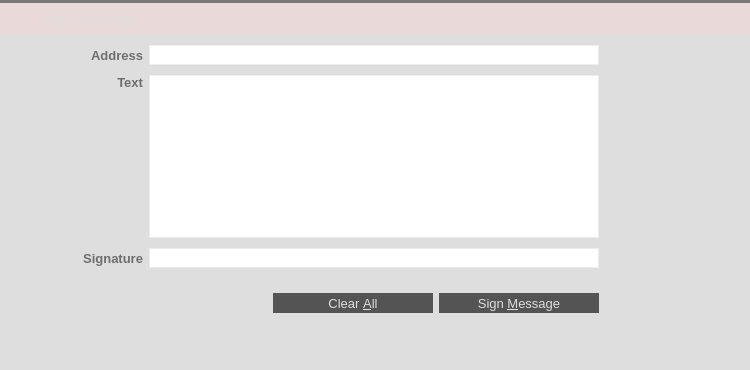
<?xml version="1.0" encoding="UTF-8"?>
<ui version="4.0">
 <class>SignMessagePage</class>
 <widget class="QWidget" name="SignMessagePage">
  <property name="geometry">
   <rect>
    <x>0</x>
    <y>0</y>
    <width>750</width>
    <height>370</height>
   </rect>
  </property>
  <property name="palette">
   <palette>
    <active>
     <colorrole role="Button">
      <brush brushstyle="SolidPattern">
       <color alpha="255">
        <red>233</red>
        <green>217</green>
        <blue>216</blue>
       </color>
      </brush>
     </colorrole>
     <colorrole role="Base">
      <brush brushstyle="SolidPattern">
       <color alpha="255">
        <red>233</red>
        <green>217</green>
        <blue>216</blue>
       </color>
      </brush>
     </colorrole>
     <colorrole role="Window">
      <brush brushstyle="SolidPattern">
       <color alpha="255">
        <red>233</red>
        <green>217</green>
        <blue>216</blue>
       </color>
      </brush>
     </colorrole>
     <colorrole role="Highlight">
      <brush brushstyle="SolidPattern">
       <color alpha="255">
        <red>235</red>
        <green>235</green>
        <blue>235</blue>
       </color>
      </brush>
     </colorrole>
     <colorrole role="HighlightedText">
      <brush brushstyle="SolidPattern">
       <color alpha="255">
        <red>171</red>
        <green>127</green>
        <blue>130</blue>
       </color>
      </brush>
     </colorrole>
    </active>
    <inactive>
     <colorrole role="Button">
      <brush brushstyle="SolidPattern">
       <color alpha="255">
        <red>233</red>
        <green>217</green>
        <blue>216</blue>
       </color>
      </brush>
     </colorrole>
     <colorrole role="Base">
      <brush brushstyle="SolidPattern">
       <color alpha="255">
        <red>233</red>
        <green>217</green>
        <blue>216</blue>
       </color>
      </brush>
     </colorrole>
     <colorrole role="Window">
      <brush brushstyle="SolidPattern">
       <color alpha="255">
        <red>233</red>
        <green>217</green>
        <blue>216</blue>
       </color>
      </brush>
     </colorrole>
     <colorrole role="Highlight">
      <brush brushstyle="SolidPattern">
       <color alpha="255">
        <red>235</red>
        <green>235</green>
        <blue>235</blue>
       </color>
      </brush>
     </colorrole>
     <colorrole role="HighlightedText">
      <brush brushstyle="SolidPattern">
       <color alpha="255">
        <red>171</red>
        <green>127</green>
        <blue>130</blue>
       </color>
      </brush>
     </colorrole>
    </inactive>
    <disabled>
     <colorrole role="Button">
      <brush brushstyle="SolidPattern">
       <color alpha="255">
        <red>233</red>
        <green>217</green>
        <blue>216</blue>
       </color>
      </brush>
     </colorrole>
     <colorrole role="Base">
      <brush brushstyle="SolidPattern">
       <color alpha="255">
        <red>233</red>
        <green>217</green>
        <blue>216</blue>
       </color>
      </brush>
     </colorrole>
     <colorrole role="Window">
      <brush brushstyle="SolidPattern">
       <color alpha="255">
        <red>233</red>
        <green>217</green>
        <blue>216</blue>
       </color>
      </brush>
     </colorrole>
     <colorrole role="Highlight">
      <brush brushstyle="SolidPattern">
       <color alpha="255">
        <red>240</red>
        <green>240</green>
        <blue>240</blue>
       </color>
      </brush>
     </colorrole>
     <colorrole role="HighlightedText">
      <brush brushstyle="SolidPattern">
       <color alpha="255">
        <red>171</red>
        <green>127</green>
        <blue>130</blue>
       </color>
      </brush>
     </colorrole>
    </disabled>
   </palette>
  </property>
  <property name="windowTitle">
   <string>Form</string>
  </property>
  <property name="styleSheet">
   <string notr="true">QLineEdit {
	border: 1px solid #ededed;
}
</string>
  </property>
  <layout class="QVBoxLayout" name="verticalLayout_4">
   <property name="spacing">
    <number>0</number>
   </property>
   <property name="margin">
    <number>0</number>
   </property>
   <item>
    <widget class="Line" name="lineBeforeAddressBook_3">
     <property name="styleSheet">
      <string notr="true">background-color: #787878;</string>
     </property>
     <property name="frameShadow">
      <enum>QFrame::Raised</enum>
     </property>
     <property name="lineWidth">
      <number>0</number>
     </property>
     <property name="orientation">
      <enum>Qt::Horizontal</enum>
     </property>
    </widget>
   </item>
   <item>
    <widget class="QWidget" name="wHeader" native="true">
     <property name="minimumSize">
      <size>
       <width>0</width>
       <height>32</height>
      </size>
     </property>
     <property name="maximumSize">
      <size>
       <width>16777215</width>
       <height>32</height>
      </size>
     </property>
     <property name="is_header" stdset="0">
      <bool>true</bool>
     </property>
     <layout class="QHBoxLayout" name="horizontalLayout_20">
      <property name="margin">
       <number>0</number>
      </property>
      <item>
       <spacer name="horizontalSpacer_28">
        <property name="orientation">
         <enum>Qt::Horizontal</enum>
        </property>
        <property name="sizeType">
         <enum>QSizePolicy::Fixed</enum>
        </property>
        <property name="sizeHint" stdset="0">
         <size>
          <width>7</width>
          <height>20</height>
         </size>
        </property>
       </spacer>
      </item>
      <item>
       <widget class="QLabel" name="label_37">
        <property name="sizePolicy">
         <sizepolicy hsizetype="Preferred" vsizetype="Preferred">
          <horstretch>0</horstretch>
          <verstretch>0</verstretch>
         </sizepolicy>
        </property>
        <property name="minimumSize">
         <size>
          <width>30</width>
          <height>30</height>
         </size>
        </property>
        <property name="maximumSize">
         <size>
          <width>30</width>
          <height>30</height>
         </size>
        </property>
        <property name="text">
         <string/>
        </property>
        <property name="pixmap">
         <pixmap resource="../res.qrc">:/res/sign_message_icon.png</pixmap>
        </property>
       </widget>
      </item>
      <item>
       <widget class="QLabel" name="label_38">
        <property name="font">
         <font>
          <pointsize>11</pointsize>
          <stylestrategy>PreferAntialias</stylestrategy>
         </font>
        </property>
        <property name="styleSheet">
         <string notr="true">QLabel {
	color: #DEDEDE;
}</string>
        </property>
        <property name="text">
         <string>Sign Message</string>
        </property>
        <property name="buddy">
         <cstring></cstring>
        </property>
       </widget>
      </item>
     </layout>
    </widget>
   </item>
   <item>
    <widget class="QWidget" name="wContainer" native="true">
     <property name="styleSheet">
      <string notr="true">#wContainer {
	background-color: #DEDEDE;
}</string>
     </property>
     <layout class="QVBoxLayout" name="verticalLayout_2">
      <property name="spacing">
       <number>0</number>
      </property>
      <property name="margin">
       <number>0</number>
      </property>
      <item>
       <layout class="QHBoxLayout" name="horizontalLayout" stretch="1,7,1">
        <property name="spacing">
         <number>0</number>
        </property>
        <item>
         <spacer name="horizontalSpacer_29">
          <property name="orientation">
           <enum>Qt::Horizontal</enum>
          </property>
          <property name="sizeHint" stdset="0">
           <size>
            <width>136</width>
            <height>216</height>
           </size>
          </property>
         </spacer>
        </item>
        <item>
         <layout class="QVBoxLayout" name="verticalLayout_3">
          <property name="topMargin">
           <number>0</number>
          </property>
          <item>
         <layout class="QGridLayout" name="gridLayout_5">
            <property name="topMargin">
             <number>6</number>
            </property>
            <property name="bottomMargin">
             <number>3</number>
            </property>
          <property name="spacing">
           <number>6</number>
          </property>
          <item row="2" column="0">
           <widget class="QLabel" name="label_40">
            <property name="font">
             <font>
              <pointsize>10</pointsize>
              <weight>75</weight>
              <bold>true</bold>
             </font>
            </property>
            <property name="styleSheet">
             <string notr="true">QLabel {
	color: #6E6E6E;
}</string>
            </property>
            <property name="text">
             <string>Signature</string>
            </property>
            <property name="alignment">
             <set>Qt::AlignRight|Qt::AlignTrailing|Qt::AlignVCenter</set>
            </property>
            <property name="margin">
             <number>5</number>
            </property>
           </widget>
          </item>
            <item row="0" column="3">
             <widget class="QPushButton" name="addressBookButton_SM">
            <property name="minimumSize">
             <size>
              <width>28</width>
              <height>28</height>
             </size>
            </property>
            <property name="maximumSize">
             <size>
              <width>28</width>
              <height>28</height>
             </size>
            </property>
            <property name="toolTip">
               <string>Choose an address from the address book</string>
            </property>
            <property name="styleSheet">
             <string notr="true">QPushButton {
	border: 0px solid gray;
	image: url(:/res/addressbook/normal.png);	
}

QPushButton:!enabled {
	image: url(:/res/addressbook/disabled.png);
}

QPushButton:pressed:flat {
	image: url(:/res/addressbook/pressed.png);
}

QPushButton:hover {
	image: url(:/res/addressbook/hover.png);
}</string>
            </property>
              <property name="shortcut">
               <string>Alt+A</string>
            </property>
            <property name="flat">
             <bool>true</bool>
            </property>
           </widget>
          </item>
          <item row="0" column="2">
           <widget class="QPushButton" name="pasteButton_SM">
            <property name="minimumSize">
             <size>
              <width>28</width>
              <height>28</height>
             </size>
            </property>
            <property name="maximumSize">
             <size>
              <width>28</width>
              <height>28</height>
             </size>
            </property>
            <property name="toolTip">
             <string>Paste address from clipboard</string>
            </property>
            <property name="styleSheet">
             <string notr="true">QPushButton {
	border: 0px solid gray;
	image: url(:/res/paste/normal.png);	
}

QPushButton:!enabled {
	image: url(:/res/paste/disabled.png);
}

QPushButton:pressed:flat {
	image: url(:/res/paste/pressed.png);
}

QPushButton:hover {
	image: url(:/res/paste/hover.png);
}</string>
            </property>
            <property name="shortcut">
             <string>Alt+P</string>
            </property>
            <property name="flat">
             <bool>true</bool>
            </property>
           </widget>
          </item>
            <item row="0" column="0">
             <widget class="QLabel" name="label_39">
              <property name="font">
               <font>
                <pointsize>10</pointsize>
                <weight>75</weight>
                <bold>true</bold>
               </font>
              </property>
              <property name="styleSheet">
               <string notr="true">QLabel {
	color: #6E6E6E;
}</string>
              </property>
              <property name="text">
               <string>Address</string>
              </property>
              <property name="alignment">
               <set>Qt::AlignRight|Qt::AlignTrailing|Qt::AlignVCenter</set>
              </property>
              <property name="margin">
               <number>5</number>
              </property>
             </widget>
            </item>
            <item row="0" column="1">
             <widget class="QValidatedLineEdit" name="addressIn_SM">
              <property name="minimumSize">
               <size>
                <width>0</width>
                <height>20</height>
               </size>
              </property>
              <property name="font">
               <font>
                <pointsize>10</pointsize>
               </font>
              </property>
              <property name="toolTip">
               <string>The address to sign the message with (e.g. TxX4eiag9jJgTHD1VXjvLCEnZuQ3rJDE9L)</string>
              </property>
              <property name="maxLength">
               <number>34</number>
              </property>
             </widget>
            </item>
            <item row="1" column="0">
             <widget class="QLabel" name="label_41">
              <property name="font">
               <font>
                <pointsize>10</pointsize>
                <weight>75</weight>
                <bold>true</bold>
               </font>
              </property>
              <property name="styleSheet">
               <string notr="true">QLabel {
	color: #6E6E6E;
}</string>
              </property>
              <property name="text">
               <string>Text</string>
              </property>
              <property name="alignment">
               <set>Qt::AlignRight|Qt::AlignTop|Qt::AlignTrailing</set>
              </property>
              <property name="margin">
               <number>5</number>
              </property>
             </widget>
            </item>
            <item row="1" column="1">
             <widget class="QPlainTextEdit" name="messageIn_SM">
              <property name="font">
               <font>
                <pointsize>10</pointsize>
               </font>
              </property>
              <property name="toolTip">
               <string>Enter the message you want to sign here</string>
              </property>
              <property name="styleSheet">
               <string notr="true">QPlainTextEdit {
	border: 1px solid #ededed;
}</string>
              </property>
              <property name="plainText">
               <string/>
              </property>
              <property name="backgroundVisible">
               <bool>false</bool>
              </property>
             </widget>
            </item>
            <item row="2" column="2">
             <widget class="QPushButton" name="copySignatureButton_SM">
              <property name="minimumSize">
               <size>
                <width>28</width>
                <height>28</height>
               </size>
              </property>
              <property name="maximumSize">
               <size>
                <width>28</width>
                <height>28</height>
               </size>
              </property>
              <property name="toolTip">
               <string>Copy the current signature to the system clipboard</string>
              </property>
              <property name="styleSheet">
               <string notr="true">QPushButton {
	border: 0px solid gray;
	image: url(:/res/copy/normal.png);
}

QPushButton:pressed:flat {
	image: url(:/res/copy/pressed.png);
}

QPushButton:hover {
	image: url(:/res/copy/hover.png);
}</string>
              </property>
              <property name="text">
               <string/>
              </property>
              <property name="flat">
               <bool>true</bool>
              </property>
             </widget>
            </item>
          <item row="2" column="1">
           <widget class="QLineEdit" name="signatureOut_SM">
            <property name="minimumSize">
             <size>
              <width>0</width>
              <height>20</height>
             </size>
            </property>
            <property name="font">
             <font>
              <pointsize>10</pointsize>
             </font>
            </property>
            <property name="readOnly">
             <bool>true</bool>
            </property>
           </widget>
          </item>
           </layout>
          </item>
          <item>
           <widget class="QLabel" name="statusLabel_SM">
            <property name="font">
             <font>
              <pointsize>10</pointsize>
              <weight>75</weight>
              <bold>true</bold>
             </font>
            </property>
            <property name="text">
             <string/>
            </property>
            <property name="alignment">
             <set>Qt::AlignCenter</set>
            </property>
            <property name="wordWrap">
             <bool>true</bool>
            </property>
           </widget>
          </item>
          <item>
           <widget class="QWidget" name="wAcceptHolder" native="true">
            <property name="minimumSize">
             <size>
              <width>0</width>
              <height>26</height>
             </size>
            </property>
            <layout class="QHBoxLayout" name="horizontalLayout_22">
             <property name="margin">
              <number>0</number>
             </property>
             <item>
              <spacer name="horizontalSpacer_30">
               <property name="orientation">
                <enum>Qt::Horizontal</enum>
               </property>
               <property name="sizeHint" stdset="0">
                <size>
                 <width>40</width>
                 <height>20</height>
                </size>
               </property>
              </spacer>
             </item>
             <item>
              <widget class="QPushButton" name="clearButton_SM">
               <property name="minimumSize">
                <size>
                 <width>160</width>
                 <height>20</height>
                </size>
               </property>
               <property name="maximumSize">
                <size>
                 <width>160</width>
                 <height>20</height>
                </size>
               </property>
               <property name="font">
                <font>
                 <pointsize>10</pointsize>
                 <stylestrategy>PreferAntialias</stylestrategy>
                </font>
               </property>
               <property name="toolTip">
                <string>Reset all sign message fields</string>
               </property>
               <property name="styleSheet">
                <string notr="true">QPushButton {
	background-color: #545454;
	color: #DEDEDE;
	border: 0px solid gray;
	max-height: 20px;
	min-height: 20px;
	max-width: 160px;
	min-width: 160px;
}

QPushButton:hover {
	background-color: #6E6E6E;
}

QPushButton:pressed:flat {
	background-color: #424242;
}</string>
               </property>
               <property name="text">
                <string>Clear &amp;All</string>
               </property>
               <property name="flat">
                <bool>true</bool>
               </property>
              </widget>
             </item>
             <item>
              <widget class="QPushButton" name="signMessageButton_SM">
               <property name="font">
                <font>
                 <pointsize>10</pointsize>
                 <stylestrategy>PreferAntialias</stylestrategy>
                </font>
               </property>
               <property name="toolTip">
                <string>Sign the message to prove you own this Titanium address</string>
               </property>
               <property name="styleSheet">
                <string notr="true">QPushButton {
	background-color: #545454;
	color: #DEDEDE;
	border: 0px solid gray;
	max-height: 20px;
	min-height: 20px;
	max-width: 160px;
	min-width: 160px;
}

QPushButton:hover {
	background-color: #6E6E6E;
}

QPushButton:pressed:flat {
	background-color: #424242;
}</string>
               </property>
               <property name="text">
                <string>Sign &amp;Message</string>
               </property>
               <property name="flat">
                <bool>true</bool>
               </property>
              </widget>
             </item>
             <item>
              <spacer name="horizontalSpacer">
               <property name="orientation">
                <enum>Qt::Horizontal</enum>
            </property>
               <property name="sizeType">
                <enum>QSizePolicy::Fixed</enum>
            </property>
               <property name="sizeHint" stdset="0">
             <size>
                 <width>68</width>
              <height>20</height>
             </size>
            </property>
              </spacer>
          </item>
            </layout>
           </widget>
          </item>
         </layout>
        </item>
        <item>
         <spacer name="horizontalSpacer_31">
          <property name="orientation">
           <enum>Qt::Horizontal</enum>
          </property>
          <property name="sizeHint" stdset="0">
           <size>
            <width>136</width>
            <height>20</height>
           </size>
          </property>
         </spacer>
        </item>
       </layout>
      </item>
      <item>
       <spacer name="verticalSpacer">
        <property name="orientation">
         <enum>Qt::Vertical</enum>
        </property>
        <property name="sizeHint" stdset="0">
         <size>
          <width>20</width>
          <height>82</height>
         </size>
        </property>
       </spacer>
      </item>
     </layout>
    </widget>
   </item>
  </layout>
 </widget>
 <customwidgets>
  <customwidget>
   <class>QValidatedLineEdit</class>
   <extends>QLineEdit</extends>
   <header>qvalidatedlineedit.h</header>
  </customwidget>
 </customwidgets>
 <resources>
  <include location="../res.qrc"/>
 </resources>
 <connections/>
</ui>
